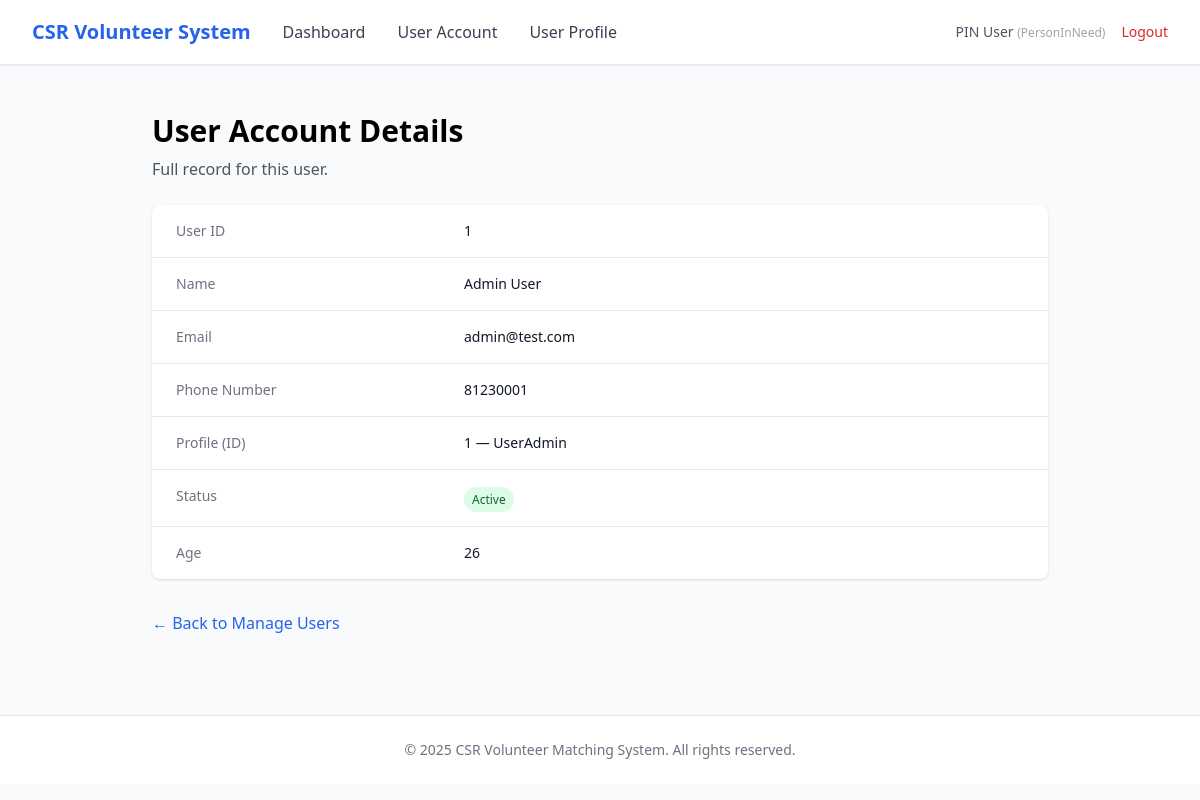
Page /admin/users/1 (signed in) on the committed database.
### app/entity/user_account.py (models this page shows, shortened)
class UserAccount(UserMixin, db.Model):
    __tablename__ = "user_accounts"
    userID = db.Column(db.Integer, primary_key=True, autoincrement=True)  # explicit auto increment
    name = db.Column(db.String(100), nullable=False)
    email = db.Column(db.String(120), nullable=False, unique=True, index=True)
    _password = db.Column("password", db.String(255), nullable=False)
    age = db.Column(db.Integer)
    phoneNumber = db.Column(db.String(20))
    isActive = db.Column(db.Boolean, default=True)
    profileID = db.Column(db.Integer, db.ForeignKey("user_profiles.profileID"), nullable=False)
    profile = db.relationship("UserProfile", back_populates="users", lazy=True)
    @property
    def password(self):
        raise AttributeError("Password is write-only.")
    @password.setter
    def password(self, raw):
        self._password = generate_password_hash(raw)

### app/entity/user_profile.py (models this page shows)
class UserProfile(db.Model):
    __tablename__ = "user_profiles"
    profileID   = db.Column(db.Integer, primary_key=True, autoincrement=True)  # explicit auto increment
    profileName = db.Column(db.String(50), nullable=False, unique=True)
    description = db.Column(db.String(255))
    isActive    = db.Column(db.Boolean, default=True)
    users = db.relationship("UserAccount", back_populates="profile", lazy=True)

### app/boundary/routes.py (the view)
@boundary_bp.route("/admin/users/<int:user_id>")
@login_required
def admin_view_user(user_id):
    try:
        user = UserAdminViewUserAccountController().viewUserAccount(user_id)
    except Exception as e:
        flash(str(e), "danger")
        return redirect(url_for("boundary.admin_users"))
    if not user:
        flash("User not found.", "warning")
        return redirect(url_for("boundary.admin_users"))
    return render_template("admin/view_user.html", user=user)

### app/control/useradmin_viewUserAccount_controller.py (called while the page is built)
    def viewUserAccount(self, user_id:int):
        return UserAccount.query.get(user_id)

### app/entity/user_account.py (called while the page is built)
@login_manager.user_loader
def load_user(user_id):
    return UserAccount.query.get(int(user_id))

### app/templates/admin/view_user.html (shortened to what this page needs)
{% extends "base.html" %}
{% block nav_links %}
<a href="{{ url_for('boundary.admin_dashboard') }}" class="text-gray-700 hover:text-primary">Dashboard</a>
<a href="{{ url_for('boundary.admin_users') }}" class="text-gray-700 hover:text-primary">User Account</a>
<a href="{{ url_for('boundary.admin_profiles') }}" class="text-gray-700 hover:text-primary">User Profile</a>
{% endblock %}
{% block content %}
<div class="max-w-4xl mx-auto">
  <h1 class="text-3xl font-bold mt-4 mb-2">User Account Details</h1>
  <p class="text-gray-600 mb-6">Full record for this user.</p>
  <div class="bg-white shadow rounded-lg divide-y">
    <dl class="sm:divide-y sm:divide-gray-200">
      <div class="px-6 py-4 grid grid-cols-3 gap-4">
        <dt class="text-sm font-medium text-gray-500">User ID</dt>
        <dd class="col-span-2 text-sm text-gray-900">{{ user.userID }}</dd>
      </div>
      <div class="px-6 py-4 grid grid-cols-3 gap-4">
        <dt class="text-sm font-medium text-gray-500">Name</dt>
        <dd class="col-span-2 text-sm text-gray-900">{{ user.name }}</dd>
      </div>
      <div class="px-6 py-4 grid grid-cols-3 gap-4">
        <dt class="text-sm font-medium text-gray-500">Email</dt>
        <dd class="col-span-2 text-sm text-gray-900">{{ user.email }}</dd>
      </div>
      <div class="px-6 py-4 grid grid-cols-3 gap-4">
        <dt class="text-sm font-medium text-gray-500">Phone Number</dt>
        <dd class="col-span-2 text-sm text-gray-900">{{ user.phoneNumber or '—' }}</dd>
      </div>
      <div class="px-6 py-4 grid grid-cols-3 gap-4">
        <dt class="text-sm font-medium text-gray-500">Profile (ID)</dt>
        <dd class="col-span-2 text-sm text-gray-900">
          {{ user.profileID }} — {{ user.profile.profileName }}
        </dd>
      </div>
      <div class="px-6 py-4 grid grid-cols-3 gap-4">
        <dt class="text-sm font-medium text-gray-500">Status</dt>
        <dd class="col-span-2">
          {% if user.isActive %}
          <span class="px-2 py-1 text-xs font-medium rounded-full bg-green-100 text-green-800">Active</span>
          {% else %}
          <span class="px-2 py-1 text-xs font-medium rounded-full bg-red-100 text-red-800">Suspended</span>
          {% endif %}
        </dd>
      </div>
      {% if user.age %}
      <div class="px-6 py-4 grid grid-cols-3 gap-4">
        <dt class="text-sm font-medium text-gray-500">Age</dt>
        <dd class="col-span-2 text-sm text-gray-900">{{ user.age }}</dd>
      </div>
      {% endif %}
    </dl>
  </div>
  <div class="mt-8">
    <a href="{{ url_for('boundary.admin_users') }}" class="text-primary hover:text-blue-700">
      &larr; Back to Manage Users
    </a>
  </div>
</div>
{% endblock %}

### app/templates/base.html (shortened to what this page needs)
<!DOCTYPE html>
<html lang="en">
<head>
    <script src="https://cdn.tailwindcss.com"></script>
</head>
<body class="bg-gray-50 min-h-screen">
    {% if current_user.is_authenticated %}
    <nav class="bg-white shadow-sm border-b border-gray-200">
        <div class="max-w-7xl mx-auto px-4 sm:px-6 lg:px-8">
            <div class="flex justify-between items-center h-16">
                <div class="flex items-center gap-8">
                    <a href="{{ url_for('boundary.login') }}" class="text-xl font-bold text-primary">
                        CSR Volunteer System
                    </a>
                    {% block nav_links %}{% endblock %}
                </div>
                <div class="flex items-center gap-4">
                    <span class="text-sm text-gray-600">
                        {{ current_user.name }}
                        <span class="text-xs text-gray-400">({{ current_user.profile.profileName }})</span>
                    </span>
                    <a href="{{ url_for('boundary.logout') }}" class="text-sm text-red-600 hover:text-red-700">
                        Logout
                    </a>
                </div>
            </div>
        </div>
    </nav>
    {% endif %}
    <main class="max-w-7xl mx-auto px-4 sm:px-6 lg:px-8 py-8">
        {% block content %}{% endblock %}
    </main>
    <footer class="bg-white border-t border-gray-200 mt-12">
        <div class="max-w-7xl mx-auto px-4 sm:px-6 lg:px-8 py-6">
            <p class="text-center text-sm text-gray-500">
                &copy; 2025 CSR Volunteer Matching System. All rights reserved.
            </p>
        </div>
    </footer>
</body>
</html>

### rows in the picture
UserAccount: name "PIN User"
UserProfile: profile.profileName "PersonInNeed"
UserAccount: userID "1", name "Admin User", email "admin@test.com", phoneNumber "81230001", profileID "1", age "26"
UserProfile: profile.profileName "UserAdmin"
